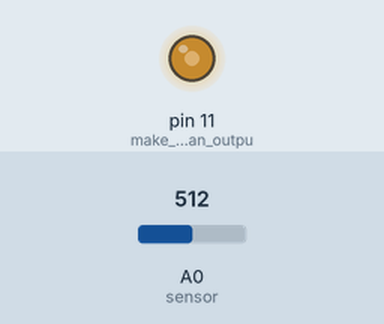
Bench run of a sketch on a simulated Arduino Uno, built with avr-gcc and run on an emulated ATmega328P. On the bench: output pins drawn as LEDs (lit = HIGH). The test bench sets the inputs (shaded band); at power-on: A0 (sensor) = 512. What the sketch prints to the serial monitor is not drawn.

Above: at 1.2 s.
1.3 s: A0 (sensor) set to 716
At 2.5 s:
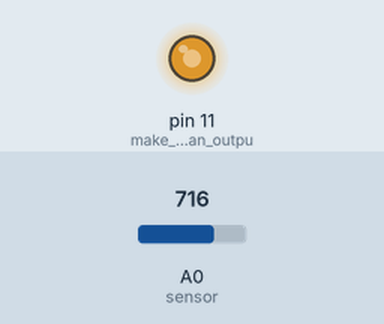
2.8 s: A0 (sensor) set to 900
At 3.7 s:
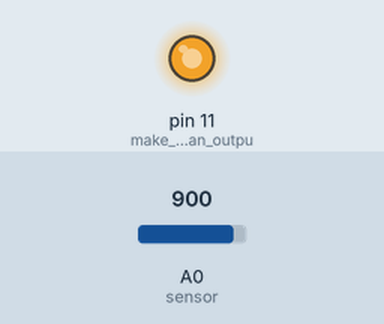
4.3 s: A0 (sensor) set to 122
At 4.9 s:
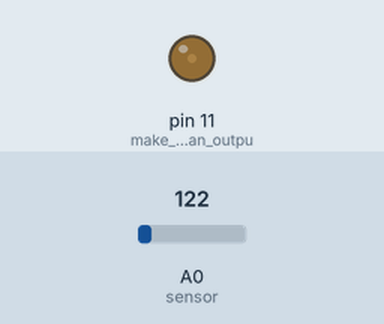
Timing chart, 0 to 7.3 s (numbered marks = the images above; inputs shaded):
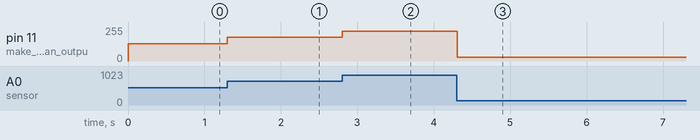

The sketch:

SoftPot.ino
```cpp
/*
  Soft pot sensor reading

  Reads a SoftPot and uses the peak touch for each time you touch
  to set an LED's brightness.

  The softpot has a pulldown resistor on the wiper
  per this SparkFun tutorial:
  https://learn.sparkfun.com/tutorials/sik-experiment-guide-for-arduino---v32/experiment-10-reading-a-soft-potentiometer
  The pulldown resistor ensures that the pot returns
  a low value when not touched

  created 30 Jan 2017
  by Tom Igoe

*/

int lastReading = 0;    // last sensor reading
int threshold = 10;     // touch threshold
int brightness = 0;     // LED brightness
int peak = 0;           // touch peak

void setup() {
  Serial.begin(9600);   // initialize serial
  pinMode(11, OUTPUT);  // make the LED pin an output
}

void loop() {
  int sensor = analogRead(A0);   // read sensor
  if (sensor > threshold) {      // if it's above touch threshold
    if (sensor > lastReading) {  // and it's above last reading
      peak = sensor;             // then it's a peak
    } else {                     // otherwise,
      peak = lastReading;        // last reading is a peak
    }
    brightness = peak / 4;       // brightness is based on peak
    analogWrite(11, brightness); // set LED
    Serial.println(brightness);  // print brightness
  }
  lastReading = sensor;          // save current reading for next time
}
```

Measured:
- after the input at 1.3 s, pin 11 (make_the_LED_pin_an_outpu): 128/255 → 179/255 at once
- after the input at 2.8 s, pin 11 (make_the_LED_pin_an_outpu): 179/255 → 225/255 at once
- after the input at 4.3 s, pin 11 (make_the_LED_pin_an_outpu): 225/255 → 30/255 at once
